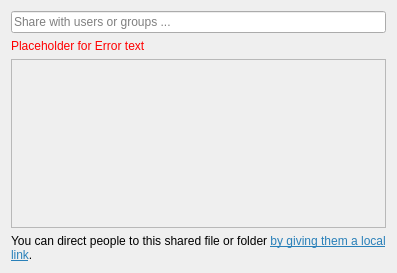
<?xml version="1.0" encoding="UTF-8"?>
<ui version="4.0">
 <class>OCC::ShareUserGroupWidget</class>
 <widget class="QWidget" name="OCC::ShareUserGroupWidget">
  <property name="geometry">
   <rect>
    <x>0</x>
    <y>0</y>
    <width>397</width>
    <height>273</height>
   </rect>
  </property>
  <property name="windowTitle">
   <string>Share NewDocument.odt</string>
  </property>
  <layout class="QVBoxLayout" name="verticalLayout">
   <item>
    <layout class="QHBoxLayout" name="shareeHorizontalLayout">
     <item>
      <widget class="QLineEdit" name="shareeLineEdit">
       <property name="placeholderText">
        <string>Share with users or groups ...</string>
       </property>
      </widget>
     </item>
    </layout>
   </item>
   <item>
    <widget class="QLabel" name="errorLabel">
     <property name="palette">
      <palette>
       <active>
        <colorrole role="WindowText">
         <brush brushstyle="SolidPattern">
          <color alpha="255">
           <red>255</red>
           <green>0</green>
           <blue>0</blue>
          </color>
         </brush>
        </colorrole>
       </active>
       <inactive>
        <colorrole role="WindowText">
         <brush brushstyle="SolidPattern">
          <color alpha="255">
           <red>255</red>
           <green>0</green>
           <blue>0</blue>
          </color>
         </brush>
        </colorrole>
       </inactive>
       <disabled>
        <colorrole role="WindowText">
         <brush brushstyle="SolidPattern">
          <color alpha="255">
           <red>123</red>
           <green>121</green>
           <blue>134</blue>
          </color>
         </brush>
        </colorrole>
       </disabled>
      </palette>
     </property>
     <property name="text">
      <string notr="true">Placeholder for Error text</string>
     </property>
     <property name="textFormat">
      <enum>Qt::PlainText</enum>
     </property>
     <property name="wordWrap">
      <bool>true</bool>
     </property>
    </widget>
   </item>
   <item>
    <widget class="QScrollArea" name="scrollArea">
     <property name="sizePolicy">
      <sizepolicy hsizetype="MinimumExpanding" vsizetype="MinimumExpanding">
       <horstretch>0</horstretch>
       <verstretch>0</verstretch>
      </sizepolicy>
     </property>
     <property name="horizontalScrollBarPolicy">
      <enum>Qt::ScrollBarAlwaysOff</enum>
     </property>
     <property name="widgetResizable">
      <bool>true</bool>
     </property>
     <widget class="QWidget" name="scrollAreaWidgetContents">
      <property name="geometry">
       <rect>
        <x>0</x>
        <y>0</y>
        <width>377</width>
        <height>169</height>
       </rect>
      </property>
      <layout class="QVBoxLayout" name="verticalLayout_3"/>
     </widget>
    </widget>
   </item>
   <item>
    <widget class="QLabel" name="localLinkText">
     <property name="text">
      <string>&lt;html&gt;&lt;head/&gt;&lt;body&gt;&lt;p&gt;You can direct people to this shared file or folder &lt;a href=&quot;local link menu&quot;&gt;&lt;span style=&quot; text-decoration: underline; color:#2980b9;&quot;&gt;by giving them a local link&lt;/span&gt;&lt;/a&gt;.&lt;/p&gt;&lt;/body&gt;&lt;/html&gt;</string>
     </property>
     <property name="wordWrap">
      <bool>true</bool>
     </property>
    </widget>
   </item>
  </layout>
 </widget>
 <layoutdefault spacing="6" margin="11"/>
 <resources/>
 <connections/>
</ui>
